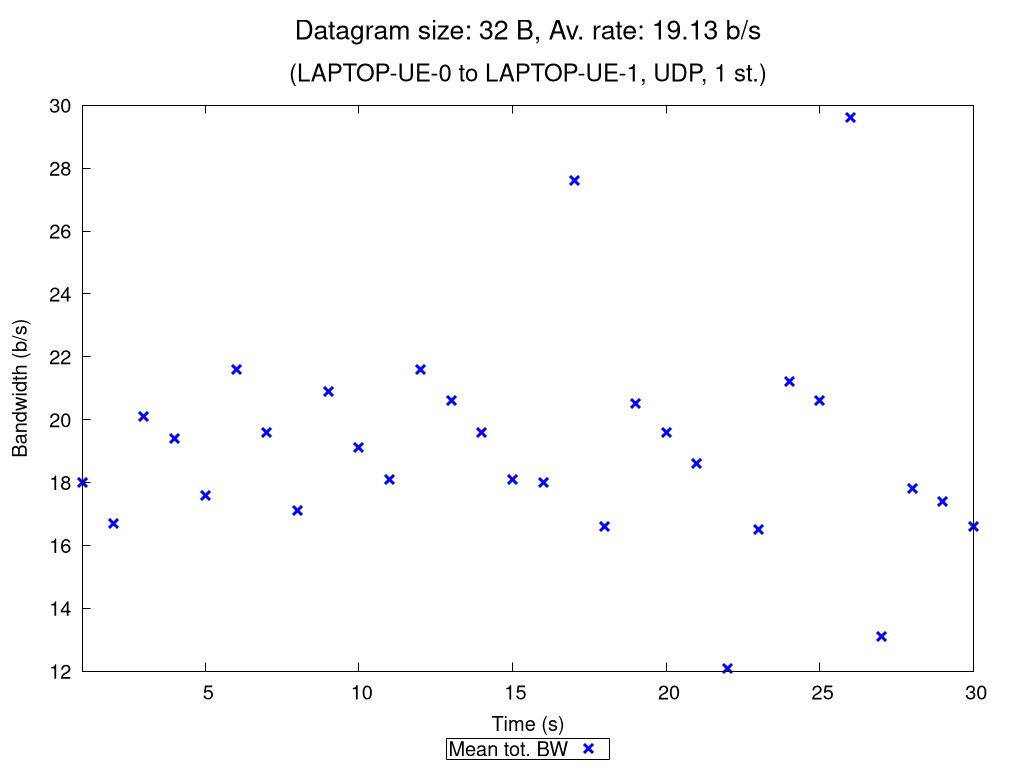

Write the gnuplot code that produced this figure.
set terminal pngcairo nocrop enhanced size 1024,768 font "Verdana,15"
set output "UDP_1_st_2020_10_13_12-40-27_one2two_00032B.png"

set title "{/=20 Datagram size: 32 B, Av. rate: 19.13 b/s}\n\n{/=18 (LAPTOP-UE-0 to LAPTOP-UE-1, UDP, 1 st.)}"

set xlabel "Time (s)"
set ylabel "Bandwidth (b/s)"
set ytics nomirror
set key bmargin center horizontal box samplen 1 width -1
set bmargin 4.6
set rmargin 4.5

rf = 1.0  # rate factor
set style fill transparent solid 0.2 noborder
set autoscale xfix
plot "UDP_1_st_2020_10_13_12-40-27_one2two_00032B_iperf_processed.dat" using 1:($2/rf-$3/rf):($2/rf+$3/rf) with filledcurves lc rgb "blue" notitle, \
     "" using 1:($2/rf) with points pt 2 ps 1.5 lw 3 lc rgb "blue" title "Mean tot. BW", \
